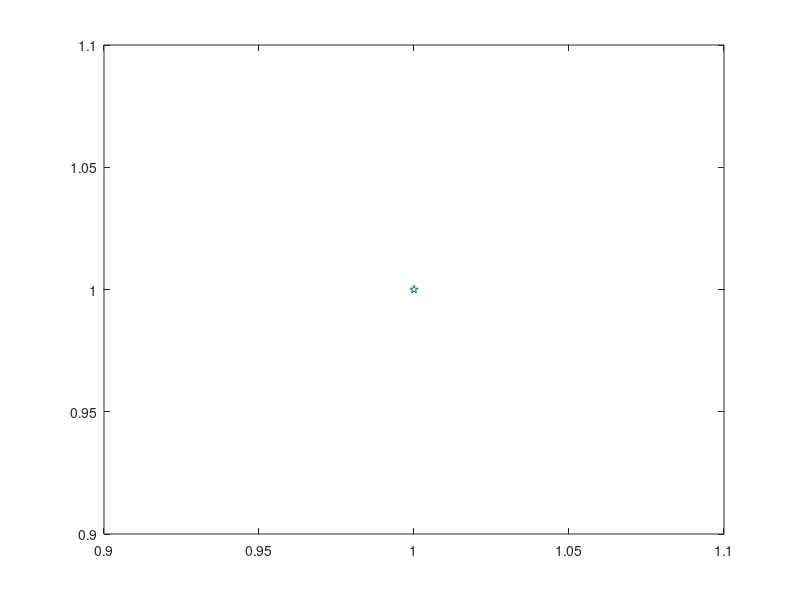

This figure's MATLAB source: (Note: this script raises an error after producing the figure.)
%% Test for oed45
% Source: https://www.bilibili.com/video/BV1MK4y187yu?from=search&seid=7802785737907725162

clc;
clear;
y10 = 1;
y20 = 1;
plot(y10,y20,'p-');
options = odeset('RelTol',1E-4,'AbsTol',[1E-5,1E-5]);
[X,Y] = ode45('func',[0,5],[y10,y20],options);
subplot(1,2,1)
plot(X,Y(:,1),'r.');
axis([0 5 0 2000]);
%% 解析解1
subplot(1,2,2)
clear
syms Y t
ezplot(dsolve('D2Y - DY = Y','Y(0) = 1'))
axis([0 5 0 2000])

%% 解析解2
clear
syms Y
dsolve('D2Y - DY = Y','DY(0) = 1','Y(0) = 1')